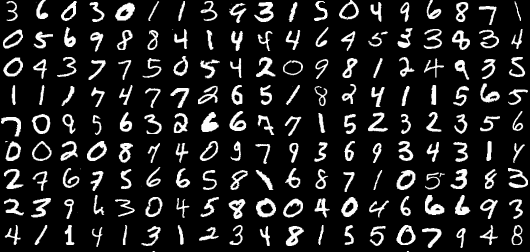
//> input picture cmake-build-debug/mnist2.png, 530 x 252 px
$ ./main   (built with g++ and OpenCV 4)
//> lines starting //> are read from the running program, lines starting //| are printed output that depends on the picture; after the words box and inside, x2 and y2 are one past the last pixel; in counts of white or black regions, pixels touching at a corner belong together
#include <iostream>
#include <opencv2/core/core.hpp>
#include <opencv2/highgui/highgui.hpp>
#include <opencv2/imgproc/imgproc.hpp>
#include <boost/filesystem.hpp>
#include <boost/lexical_cast.hpp>
using namespace std;
using namespace cv;
using namespace boost::filesystem;

const uchar *getPixel(Mat *z, int x, int y) {
    cout << z->data << endl;
    return z->data + (y * z->cols) + x;
}

int main() {
    create_directories("./numbers");
//> (this line was passed over: create_directories is not available in this run)
    Mat img = imread("./mnist2.png", IMREAD_GRAYSCALE);
//> img is the input picture: 252 rows x 530 cols, CV_8UC1; min 0, max 255, mean 33.8
    //resize(img, img, Size(0, 0), 0.9, 0.9);
    GaussianBlur(img, img, Size(7, 7), 0);
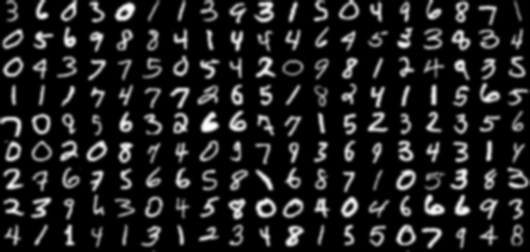
//> img: 252 rows x 530 cols, CV_8UC1; min 0, max 254, mean 33.8
    adaptiveThreshold(img, img, 255, ADAPTIVE_THRESH_GAUSSIAN_C, THRESH_BINARY_INV, 41, 10.0);
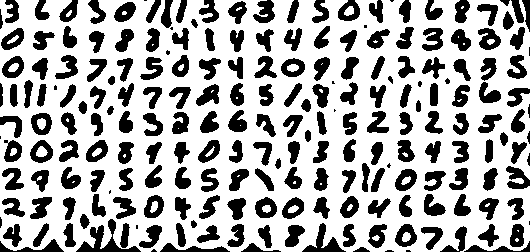
//> img: 252 rows x 530 cols, CV_8UC1; 67.7% white; 219 black regions (19 under 20 px), largest, box (x1, y1, x2, y2) and area: (76, 219, 141, 252) 672, (302, 223, 346, 252) 433, (506, 166, 530, 189) 319
    namedWindow("adpthr", WINDOW_NORMAL);
    imshow("adpthr", img);
    waitKey(100000);
    cout << img.type() << endl << CV_8UC1 << endl;
//| 0
//| 0
    cout << img.data[100 * img.cols + 100];
    imshow("adpthr", img);
    for (int y = 0; y < img.rows; y++) {
        for (int x = 0; x < img.cols; x++) {
            if (img.data[y * img.cols + x] > 0) {
                Mat nimg = Mat::zeros(img.rows, img.cols, CV_8U);
                vector<int> xs;
                vector<int> ys;
                xs.push_back(x);
                ys.push_back(y);
                img.data[y * img.cols + x] = 0;
                nimg.data[y * img.cols + x] = 255;
                int index = 0;
                while (index < xs.size()) {
                    int curx = xs[index], cury = ys[index];
                    index++;
                    for (int p = -1; p < 2; p++) {
                        for (int q = -1; q < 2; q++) {
                            if (img.data[((cury + p) * img.cols) + curx + q] > 0 && curx + q > 0 && curx + q < img.cols && cury + p > 0 && cury + p < img.rows) {
                                img.data[((cury + p) * img.cols) + curx + q] = 0;
                                nimg.data[((cury + p) * img.cols) + curx + q] = 255;
                                xs.push_back(curx + q);
                                ys.push_back(cury + p);
                            }
                        }
                    }
                }
                if (xs.size() > 100) {
                    int vstart, vend = img.rows, hstart, hend = img.cols, vstarted = 0, hstarted = 0;
                    for(int e = 0; e<nimg.rows; e++){
                        if((!vstarted) && sum(nimg.row(e))[0]>0){
                            vstart = e;
                            vstarted = 1;
                        }else if(vstarted && sum(nimg.row(e))[0]==0){
                            vend = e;
                            vstarted = 0;
                        }
                    }
                    for(int w = 0; w<nimg.cols; w++){
                        if((!hstarted) && sum(nimg.col(w))[0]>0){
                            hstart = w;
                            hstarted = 1;
                        }else if(hstarted && sum(nimg.col(w))[0]==0){
                            hend = w;
                            hstarted = 0;
                        }
                    }
                    cout<<endl<<vstart<<endl<<vend<<endl<<hstart<<endl<<hend<<endl<<endl;
                    Mat roi = nimg(Range(vstart, vend), Range(hstart, hend));
                    resize(roi, roi, Size(32, 32), 0, 0, INTER_CUBIC);
//> (the run ends here: the program needs code that is not available in this run, at `path p("./numbers");`)
